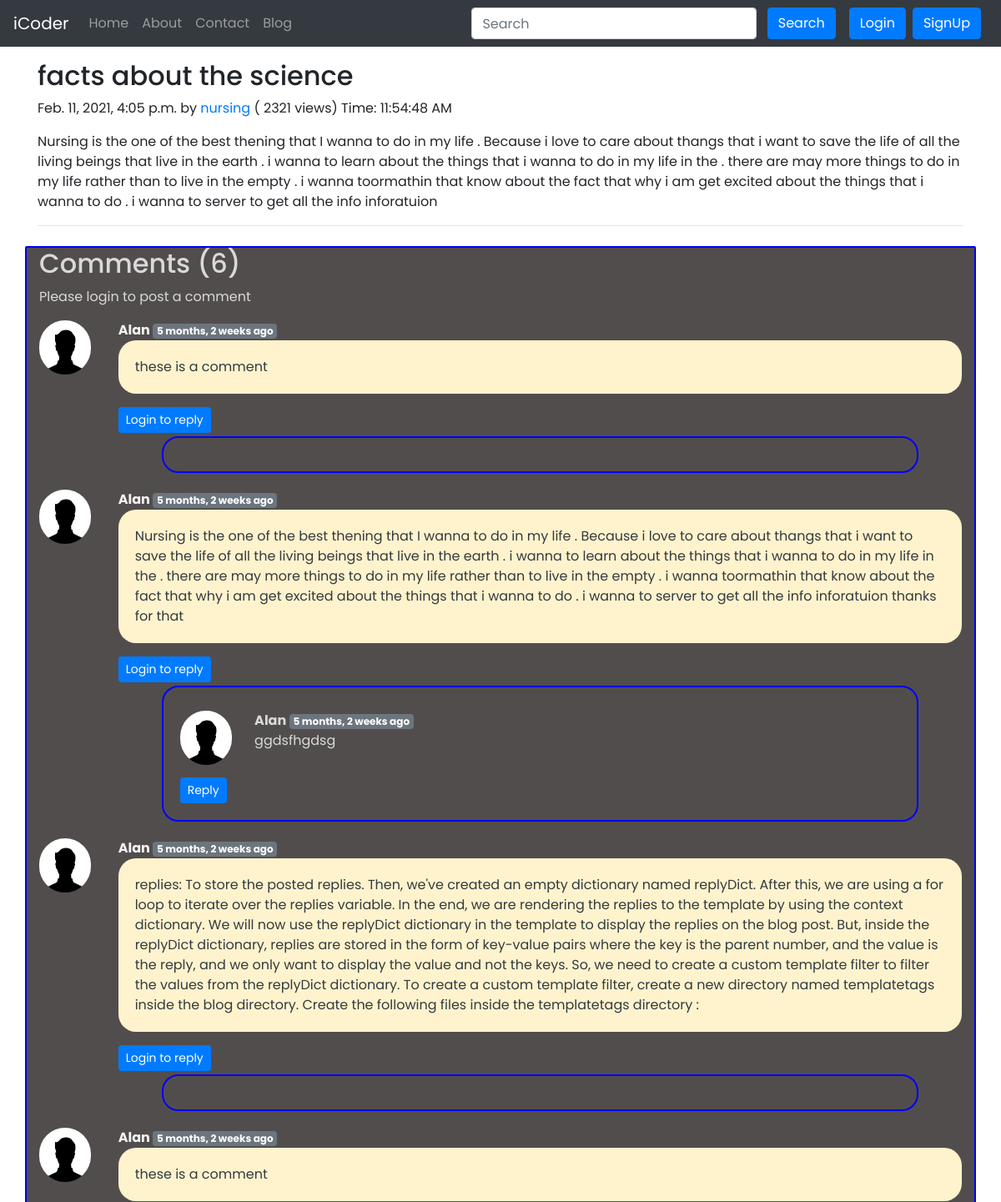
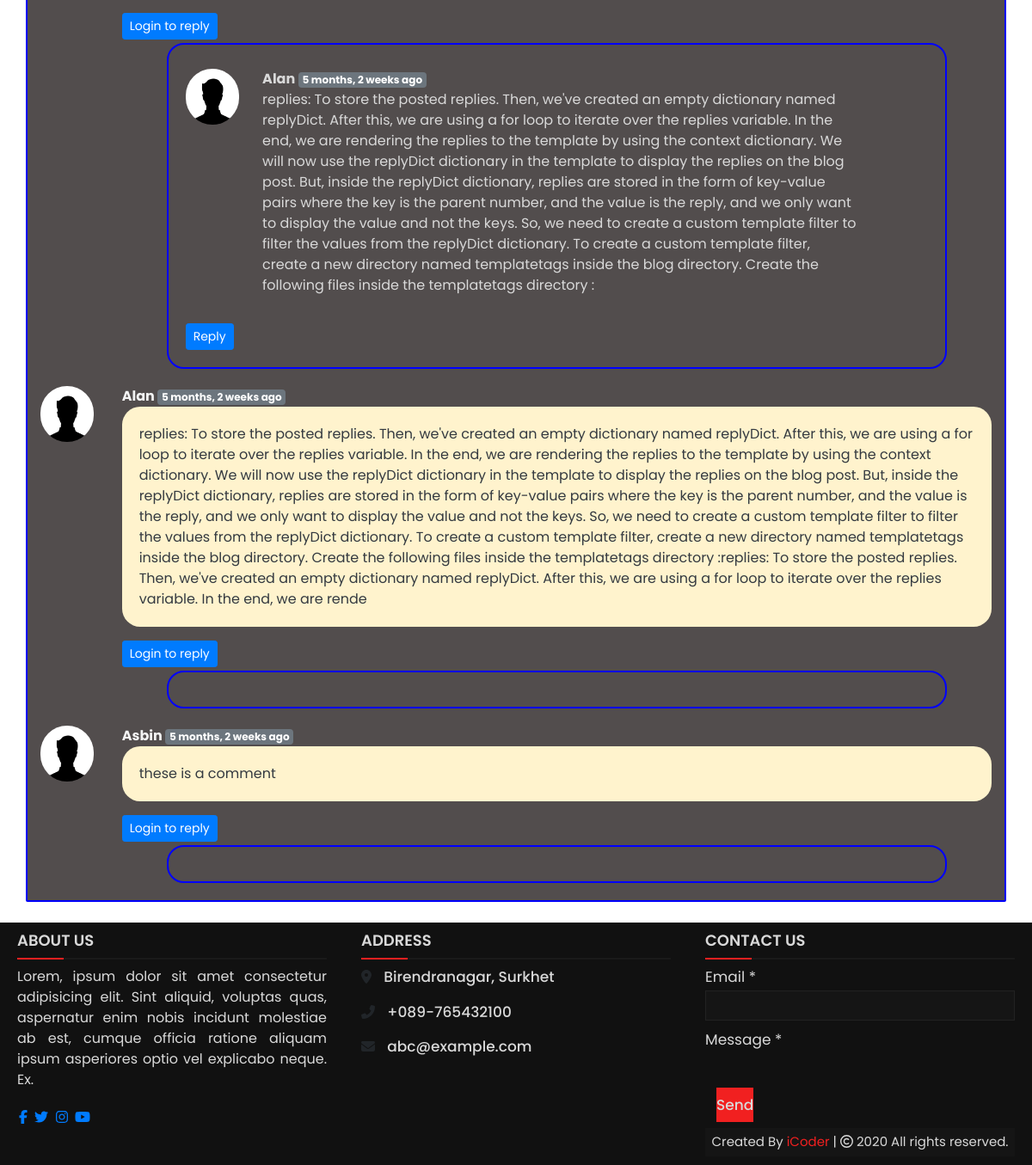
The app's page /blog/wewew with its own data (2 pictures, top to bottom).
### blog/models.py (models this page shows, shortened)
class Post(models.Model):
    sno = models.AutoField(primary_key=True)
    title = models.CharField(max_length=255)
    author = models.CharField(max_length=14)
    slug = models.CharField(max_length=130)
    views = models.IntegerField(default=0)
    timeStamp = models.DateTimeField(blank=True)
    content = models.TextField()

class BlogComment(models.Model):
    sno = models.AutoField(primary_key=True)
    comment = models.TextField()
    user = models.ForeignKey(User, on_delete=models.CASCADE)
    post = models.ForeignKey(Post, on_delete=models.CASCADE)
    parent = models.ForeignKey('self', on_delete=models.CASCADE, null=True)
    timestamp = models.DateTimeField(default=now)

### blog/views.py (the view)
# urls.py: path('/<str:slug>', views.blogPost, name="blogPost"),
def blogPost(request, slug):
    post = Post.objects.filter(slug=slug).first()
    post.views = post.views + 101
    post.save()
    comments = BlogComment.objects.filter(post=post, parent=None)
    replies = BlogComment.objects.filter(post=post).exclude(parent=None)
    replyDict = {}
    for reply in replies:
        if reply.parent.sno not in replyDict.keys():
            replyDict[reply.parent.sno] = [reply]
        else:
            replyDict[reply.parent.sno].append(reply)
    context = {'post': post, 'comments': comments,
               'user': request.user, 'replyDict': replyDict}
    return render(request, "blog/blogPost.html", context)

### blog/templatetags/extras.py (called while the page is built)
@register.filter(name='get_val')
def get_val(dict, key):
    return dict.get(key)

### templates/blog/BlogPost.html (shortened to what this page needs)
{% extends 'base.html' %}
{% block body %}
{% load humanize %}
{% load extras %}
<div class="container my-3">
    <h2 class="blog-post-title">{{post.title}}</h2>
    <p class="blog-post-meta">{{post.timeStamp}} by <a href="/about">{{post.author}}</a> (<span> {{post.views}}
            views</span>) Time: <span class="display">
        </span></p>
    <p>{{post.content|safe}}</p>
    <hr>
</div>
<div class="container stcontainer my-4">
    <h2> Comments ({{comments.count}}) </h2>
    <div class="my-2">
        {% if user.is_authenticated %}
        <form action="/blog/postComment" method="post">
            {% csrf_token %}
            <label for="exampleInputEmail1">Post Comment </label>
            <div class="row">
                <div class="col-12 col-md-10 col-lg-10  ">
                    <input type="text" class="form-control" name="comment" placeholder="Enter comment here">
                    <input type="hidden" name="postSno" value="{{post.sno}}">
                    <input type="hidden" name="parentSno" value="">
                </div>
                <div class="col-12 col-md-2 col-lg-2 ">
                    <button type="submit" class="btn btn-outline-primary">Submit</button>
                </div>
            </div>
        </form>
        {% else %}
        Please login to post a comment
        {% endif %}
    </div>
    {% for comment in comments %}
    <div class="row my-3">
        <div class="col-md-1 stuserpic">
            <img class="strounded " src="/static/img/user.png" alt="user">
        </div>
        <div class="col-md-11  ">
            <b class="stusername"> {{comment.user.username}} </b>
            <span class="badge badge-secondary ">{{comment.timestamp|naturaltime}}</span>
            <p class="stcomemnt stcomemnt1 alert-warning text-dark">{{comment.comment}}</p>
            <div class="reply mx-0">
                {% if user.is_authenticated %}
                <button class="btn btn-sm btn-primary " type="button" data-toggle="collapse"
                    data-target="#replyBox{{comment.sno}}" aria-expanded="false"
                    aria-controls="replyBox{{comment.sno}}">
                    Reply
                </button>
                <div class="collapse" id="replyBox{{comment.sno}}">
                    <div class="card card-body my-2">
                        <form action="/blog/postComment" method="post">
                            {% csrf_token %}
                            <div class="form-group">
                                <div class="row">
                                    <div class="col-12 col-md-10 col-lg-10  ">
                                        <textarea cols="2" rows="1" type="text" class="form-control" name="comment"
                                            placeholder="Enter comment here">@{{comment.user.username}}: </textarea>
                                    </div>
                                    <div class="col-12 col-md-2 col-lg-2 ">
                                        <input type="hidden" name="parentSno" value="{{comment.sno}}">
                                        <input type="hidden" name="postSno" value="{{post.sno}}">
                                        <button type="submit" class="btn btn-primary">Submit</button>
                                    </div>
                                </div>
                            </div>
                        </form>
                    </div>
                </div>
                {% else %}
                <button class="btn btn-sm btn-primary" type="button" data-toggle="collapse"
                    data-target="#replyBox{{comment.sno}}" aria-expanded="false"
                    aria-controls="replyBox{{comment.sno}}">
                    Login to reply
                </button>
                {% endif %}
                <div class="replies my-1 ">
                    {% for reply in replyDict|get_val:comment.sno %}
                    <div class="row my-2">
                        <div class="col-md-1 ">
                            <img class="strounded-reply" src="/static/img/user.png" alt="user">
                        </div>
                        <div class="col-md-11">
                            <div class="col-md-11 ">
                                <b> {{reply.user.username}} </b>
                                <span class="badge badge-secondary ">{{reply.timestamp|naturaltime}}</span>
                                <div>{{reply.comment}}</div>
                            </div>
                            <br>
                        </div>
                    </div>
                    <button class="btn btn-sm btn-primary" type="button" data-toggle="collapse"
                        data-target="#replyBox{{comment.sno}}" aria-expanded="false"
                        aria-controls="replyBox{{comment.sno}}">
                        Reply
                    </button>
                    {% endfor %}
                </div>
            </div>
        </div>
    </div>
    {% endfor %}
</div>
{% endblock %}

### templates/blog/BlogPost.html (style rules this page uses)
.stusername { color: #f3f3f3; }
.stcontainer { background-color: rgb(82, 77, 77); color: #d9d9d9; border-radius: 2px; border: 2px solid blue; }
.strounded { background: #1111; border-radius: 54px; height: 65px; }
.strounded-reply { background: #1111; border-radius: 34px; height: 65px; }
.stcomemnt { color: #fff; border-radius: 21px; padding: 20px; }
.replies { padding: 20px; margin-left: 52px; margin-right: 52px; border: 2px solid blue; border-radius: 20px; }

### templates/base.html (style rules this page uses)
* { margin: 0; padding: 0; box-sizing: border-box; font-family: 'Poppins', sans-serif; }

### records on screen
Post: title "facts about the science", timeStamp "Feb. 11, 2021, 4:05 p.m.", author "nursing", views "2321", content "Nursing is the one of the best thening that I wanna to do in my life . Because i love to care about thangs that i want to save the life of all the living beings that live in the earth . i wanna to learn about the things that i wanna to do in my life in the . there are may more things to do in my life rather than to live in the empty . i wanna toormathin that know about the fact that why i am get excited about the things that i wanna to do . i wanna to server to get all the info inforatuion"
BlogComment: user.username "Alan", timestamp "5 months, 2 weeks ago", comment "these is a comment"
BlogComment: user.username "Alan", timestamp "5 months, 2 weeks ago", comment "Nursing is the one of the best thening that I wanna to do in my life . Because i love to care about thangs that i want to save the life of all the living beings that live in the earth . i wanna to learn about the things that i wanna to do in my life in the . there are may more things to do in my life rather than to live in the empty . i wanna toormathin that know about the fact that why i am get excited about the things that i wanna to do . i wanna to server to get all the info inforatuion thanks for that"
BlogComment: user.username "Alan", timestamp "5 months, 2 weeks ago", comment "ggdsfhgdsg"
BlogComment: user.username "Alan", timestamp "5 months, 2 weeks ago", comment "replies: To store the posted replies. Then, we've created an empty dictionary named replyDict. After this, we are using a for loop to iterate over the replies variable. In the end, we are rendering the replies to the template by using the context dictionary. We will now use the replyDict dictionary in the template to display the replies on the blog post. But, inside the replyDict dictionary, replies are stored in the form of key-value pairs where the key is the parent number, and the value is the reply, and we only want to display the value and not the keys. So, we need to create a custom template filter to filter the values from the replyDict dictionary. To create a custom template filter,…"
BlogComment: user.username "Alan", timestamp "5 months, 2 weeks ago", comment "these is a comment"
BlogComment: user.username "Alan", timestamp "5 months, 2 weeks ago", comment "replies: To store the posted replies. Then, we've created an empty dictionary named replyDict. After this, we are using a for loop to iterate over the replies variable. In the end, we are rendering the replies to the template by using the context dictionary. We will now use the replyDict dictionary in the template to display the replies on the blog post. But, inside the replyDict dictionary, replies are stored in the form of key-value pairs where the key is the parent number, and the value is the reply, and we only want to display the value and not the keys. So, we need to create a custom template filter to filter the values from the replyDict dictionary. To create a custom template filter,…"
BlogComment: user.username "Alan", timestamp "5 months, 2 weeks ago", comment "replies: To store the posted replies. Then, we've created an empty dictionary named replyDict. After this, we are using a for loop to iterate over the replies variable. In the end, we are rendering the replies to the template by using the context dictionary. We will now use the replyDict dictionary in the template to display the replies on the blog post. But, inside the replyDict dictionary, replies are stored in the form of key-value pairs where the key is the parent number, and the value is the reply, and we only want to display the value and not the keys. So, we need to create a custom template filter to filter the values from the replyDict dictionary. To create a custom template filter,…"
BlogComment: user.username "Asbin", timestamp "5 months, 2 weeks ago", comment "these is a comment"

### other values on screen
{{ comments.count }} "6"
